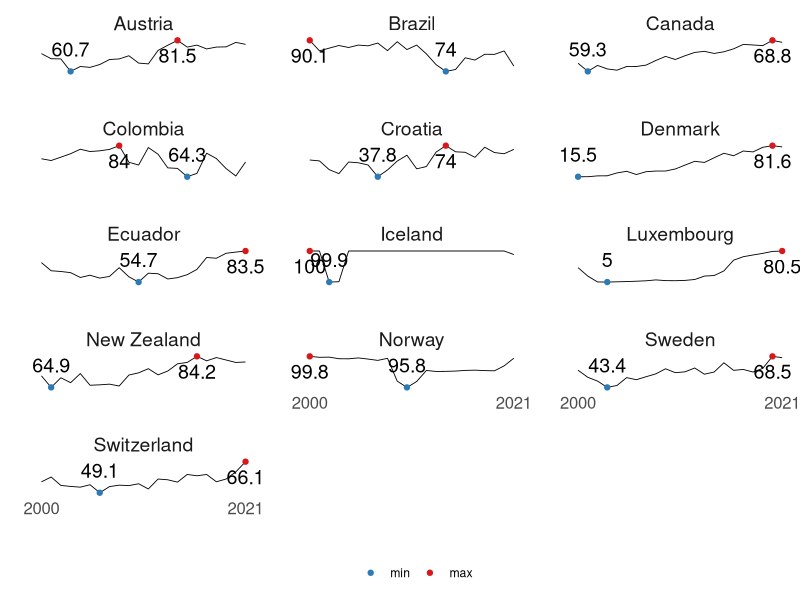

Reproduce this figure in R.
library(tidyverse)

data <- read_csv("data/renewable_65_perc.csv",
                 show_col_types = FALSE)

## I want to compare The share of renewable energy per countries.
## We calculate the max and min for each countries

min_df <- data %>%
  group_by(territory) %>%
  slice(which.min(renewables_perc_electricity))

max_df <- data %>%
  group_by(territory) %>%
  slice(which.max(renewables_perc_electricity))

col <- c("min" = "#2c7bb6", "max" = "#d7191c")

data %>%
  ggplot(aes(x = year, y = renewables_perc_electricity)) +
  facet_wrap(territory ~ .,
             scales = "free_y",
             ncol = 3
             ) +
  geom_line(linewidth = 0.3) +
  geom_point(data = min_df, aes(colour = "min")) +
  geom_point(data = max_df, aes(colour = "max")) +
  geom_text(data = min_df, aes(label = round(renewables_perc_electricity, 1)),
            size = 5,
            vjust = -1) +
  geom_text(data = max_df, aes(label = round(renewables_perc_electricity, 1)),
            size = 5,
            vjust = 1.5, hjust = 0.5) +
  theme_minimal() +
  ylab("") + xlab("") +
  coord_cartesian(clip = "off") +
  scale_x_continuous(breaks = c(2000, 2021)) +
  scale_colour_manual(
    name = "",
    breaks = c("min", "max"),
    values = col) +
  theme(
    axis.text.x =element_text(size = 12),
    axis.text.y = element_blank(),
    axis.ticks = element_blank(),
    panel.grid = element_blank(),
    strip.text = element_text(size = 14),
    panel.spacing = unit(2, "lines"),
    legend.position = "bottom"
  )










# ggplot(aes(year, renewables_perc_electricity)) +
#   geom_segment(aes(
#     x = year, xend = year,
#     y = 0, yend = renewables_perc_electricity
#   ),
#   colour = "grey85",
#   linewidth = 1,
#   linetype = 5,
#   #position = position_dodge2(width = 0.8),
#   alpha = 0.7, colour = "gray70",
#   linewidth = 1.5) +
#   scale_colour_brewer(type = "qual",
#                       palette = "Set2",
#                       name = "") +
#   geom_point(size = 5) +
#   theme_minimal()
